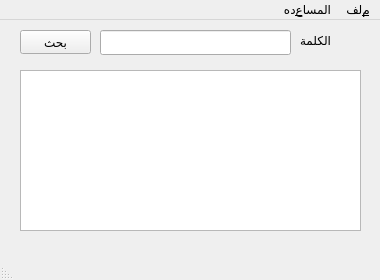
<?xml version="1.0" encoding="UTF-8"?>
<ui version="4.0">
 <class>DictWin</class>
 <widget class="QMainWindow" name="DictWin">
  <property name="geometry">
   <rect>
    <x>0</x>
    <y>0</y>
    <width>380</width>
    <height>280</height>
   </rect>
  </property>
  <property name="sizePolicy">
   <sizepolicy hsizetype="Preferred" vsizetype="Preferred">
    <horstretch>0</horstretch>
    <verstretch>0</verstretch>
   </sizepolicy>
  </property>
  <property name="minimumSize">
   <size>
    <width>380</width>
    <height>280</height>
   </size>
  </property>
  <property name="maximumSize">
   <size>
    <width>380</width>
    <height>280</height>
   </size>
  </property>
  <property name="windowTitle">
   <string>Kamous</string>
  </property>
  <property name="layoutDirection">
   <enum>Qt::RightToLeft</enum>
  </property>
  <property name="locale">
   <locale language="Arabic" country="Egypt"/>
  </property>
  <property name="documentMode">
   <bool>false</bool>
  </property>
  <widget class="QWidget" name="centralWidget">
   <widget class="QPushButton" name="pushButton">
    <property name="geometry">
     <rect>
      <x>20</x>
      <y>10</y>
      <width>71</width>
      <height>24</height>
     </rect>
    </property>
    <property name="text">
     <string>بحث</string>
    </property>
   </widget>
   <widget class="QLineEdit" name="wordTxt">
    <property name="geometry">
     <rect>
      <x>100</x>
      <y>10</y>
      <width>191</width>
      <height>25</height>
     </rect>
    </property>
    <property name="layoutDirection">
     <enum>Qt::LeftToRight</enum>
    </property>
   </widget>
   <widget class="QLabel" name="label">
    <property name="geometry">
     <rect>
      <x>290</x>
      <y>10</y>
      <width>41</width>
      <height>20</height>
     </rect>
    </property>
    <property name="text">
     <string>الكلمة</string>
    </property>
   </widget>
   <widget class="QListWidget" name="listWidget">
    <property name="geometry">
     <rect>
      <x>20</x>
      <y>50</y>
      <width>341</width>
      <height>161</height>
     </rect>
    </property>
    <property name="font">
     <font>
      <family>Tahoma</family>
      <pointsize>10</pointsize>
     </font>
    </property>
    <property name="layoutDirection">
     <enum>Qt::RightToLeft</enum>
    </property>
    <property name="viewMode">
     <enum>QListView::ListMode</enum>
    </property>
   </widget>
  </widget>
  <widget class="QMenuBar" name="menuBar">
   <property name="geometry">
    <rect>
     <x>0</x>
     <y>0</y>
     <width>380</width>
     <height>25</height>
    </rect>
   </property>
   <widget class="QMenu" name="menuHello">
    <property name="title">
     <string>&amp;ملف</string>
    </property>
    <addaction name="actionExit"/>
   </widget>
   <widget class="QMenu" name="menu">
    <property name="title">
     <string>المسا&amp;عده</string>
    </property>
    <addaction name="action"/>
   </widget>
   <addaction name="menuHello"/>
   <addaction name="menu"/>
  </widget>
  <widget class="QStatusBar" name="statusBar"/>
  <action name="actionExit">
   <property name="text">
    <string>خروج</string>
   </property>
  </action>
  <action name="action">
   <property name="text">
    <string>عن البرنامج</string>
   </property>
  </action>
 </widget>
 <layoutdefault spacing="6" margin="11"/>
 <resources/>
 <connections/>
</ui>
